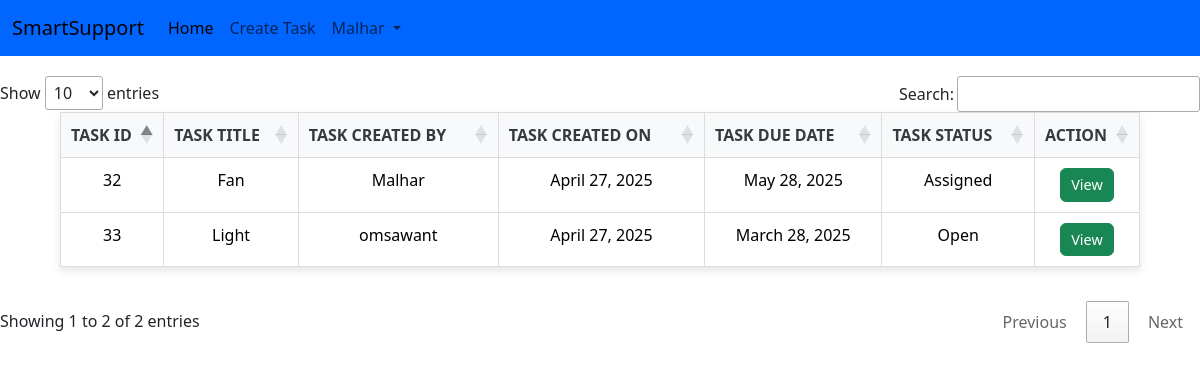
The app's page /base/ (signed in), older data.
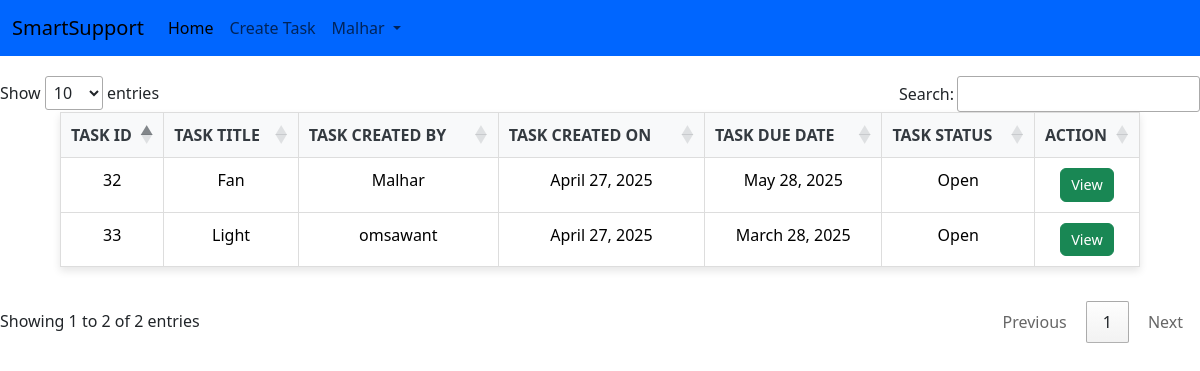
The same page, newer data.
### myapp/models.py (models this page shows)
class TaskDetail(models.Model):
    TASK_TITLE=models.CharField(max_length=100)
    TASK_CREATED=models.ForeignKey(User,related_name='CREATED_BY',on_delete=models.CASCADE,null=True)
    TASK_CLOSED=models.ForeignKey(User,related_name='CLOSED_BY',on_delete=models.CASCADE,null=True)
    TASK_CREATED_ON=models.DateField(auto_now_add=True,null=True)
    TASK_CLOSED_ON=models.DateField(null=True)
    TASK_DUE_DATE=models.DateField()
    TASK_DESCRIPTION=models.CharField(max_length=300)
    choice=[('Open','Open'),('Inprocess','Inprocess'),('Closed','Closed'),('Reopen','Reopen'),('Expired','Expired'),('Resolved','Resolved')]
    TASK_STATUS=models.CharField(max_length=100,choices=choice,default='Open')
    TASK_HOLDER=models.CharField(max_length=100,null=True)
    profile_image= models.ImageField(null=True,blank=True,upload_to="image/")

### myapp/views.py (the view)
# urls.py: path('', views.Basepage, name="login"),
def Basepage(request):
    if request.user.is_authenticated:
        Taskdatas=TaskDetail.objects.all()
        return render(request,'Base.html',{'Taskdatas':Taskdatas})
    else:
       messages.success(request,"You must have to login to see Task!")
       return redirect('login')

### myapp/TEMPLATES/Base.html (shortened to what this page needs)
<!doctype html>
<html lang="en">
<head>
  <link href="https://cdn.jsdelivr.net/npm/bootstrap@5.3.3/dist/css/bootstrap.min.css" rel="stylesheet"
>
</head>
<body>
  {% include 'Navbar.html'%}
  {% block content %}
  <table id="smart" class="table table-hover">
    <thead>
      <tr>
        <th scope="col">TASK ID</th>
        <th scope="col">TASK TITLE</th>
        <th scope="col">TASK CREATED BY</th>
        <th scope="col">TASK CREATED ON</th>
        <th scope="col">TASK DUE DATE</th>
        <th scope="col">TASK STATUS</th>
        <th scope="col">ACTION</th>
      </tr>
    </thead>
    <tbody>
      {% for taskdata in Taskdatas %}
      <tr>
        <td>{{taskdata.id}}</td>
        <td>{{taskdata.TASK_TITLE}}</td>
        <td>{{taskdata.TASK_CREATED}}</td>
        <td>{{taskdata.TASK_CREATED_ON}}</td>
        <td>{{taskdata.TASK_DUE_DATE}}</td>
        <td>{{taskdata.TASK_STATUS}}</td>
        <td><a href="{% url 'taskinfo' taskdata.id %}" class="btn btn-success">View</a></td>
      </tr>
      {% endfor %}
    </tbody>
  </table>
  {% endblock content %}
  <link rel="stylesheet" href="https://cdn.datatables.net/1.10.22/css/jquery.dataTables.min.css">
  <link rel="stylesheet" href="https://cdn.datatables.net/buttons/1.6.4/css/buttons.dataTables.min.css">
</body>
</html>

Row changes from the older to the newer data that the page shows:
changed TaskDetail "Fan": TASK_STATUS "Assigned" → "Open"
